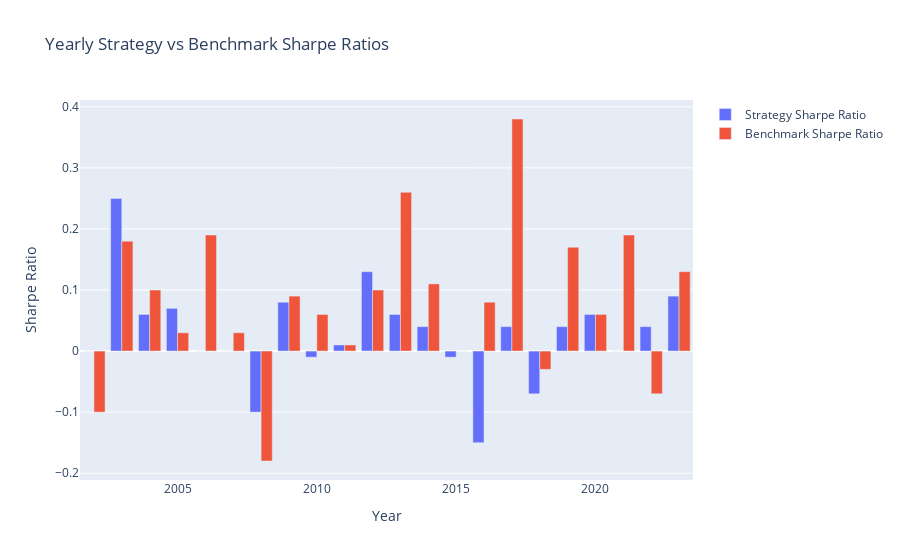

Notebook cell for this chart:
### Code cell
# Calculate the yearly stats
yearly_stats_df = calculate_yearly_stats(long_dict, gains)

yearly_stats_df.T

### Figure 1 — Plotly figure (JSON) as saved in the notebook; plotly's stock layout.template omitted (floating-point values rounded to 4 significant figures)
{"data": [{"name": "Strategy Sharpe Ratio", "type": "bar", "x": [2002, 2003, 2004, 2005, 2006, 2007, 2008, 2009, 2010, 2011, 2012, 2013, 2014, 2015, 2016, 2017, 2018, 2019, 2020, 2021, 2022, 2023], "y": [0, 0.25, 0.06, 0.07, 0, 0, -0.1, 0.08, -0.01, 0.01, 0.13, 0.06, 0.04, -0.01, -0.15, 0.04, -0.07, 0.04, 0.06, 0, 0.04, 0.09]}, {"name": "Benchmark Sharpe Ratio", "type": "bar", "x": [2002, 2003, 2004, 2005, 2006, 2007, 2008, 2009, 2010, 2011, 2012, 2013, 2014, 2015, 2016, 2017, 2018, 2019, 2020, 2021, 2022, 2023], "y": [-0.1, 0.18, 0.1, 0.03, 0.19, 0.03, -0.18, 0.09, 0.06, 0.01, 0.1, 0.26, 0.11, 0, 0.08, 0.38, -0.03, 0.17, 0.06, 0.19, -0.07, 0.13]}], "layout": {"barmode": "group", "title": {"text": "Yearly Strategy vs Benchmark Sharpe Ratios"}, "xaxis": {"title": {"text": "Year"}}, "yaxis": {"title": {"text": "Sharpe Ratio"}}}}
